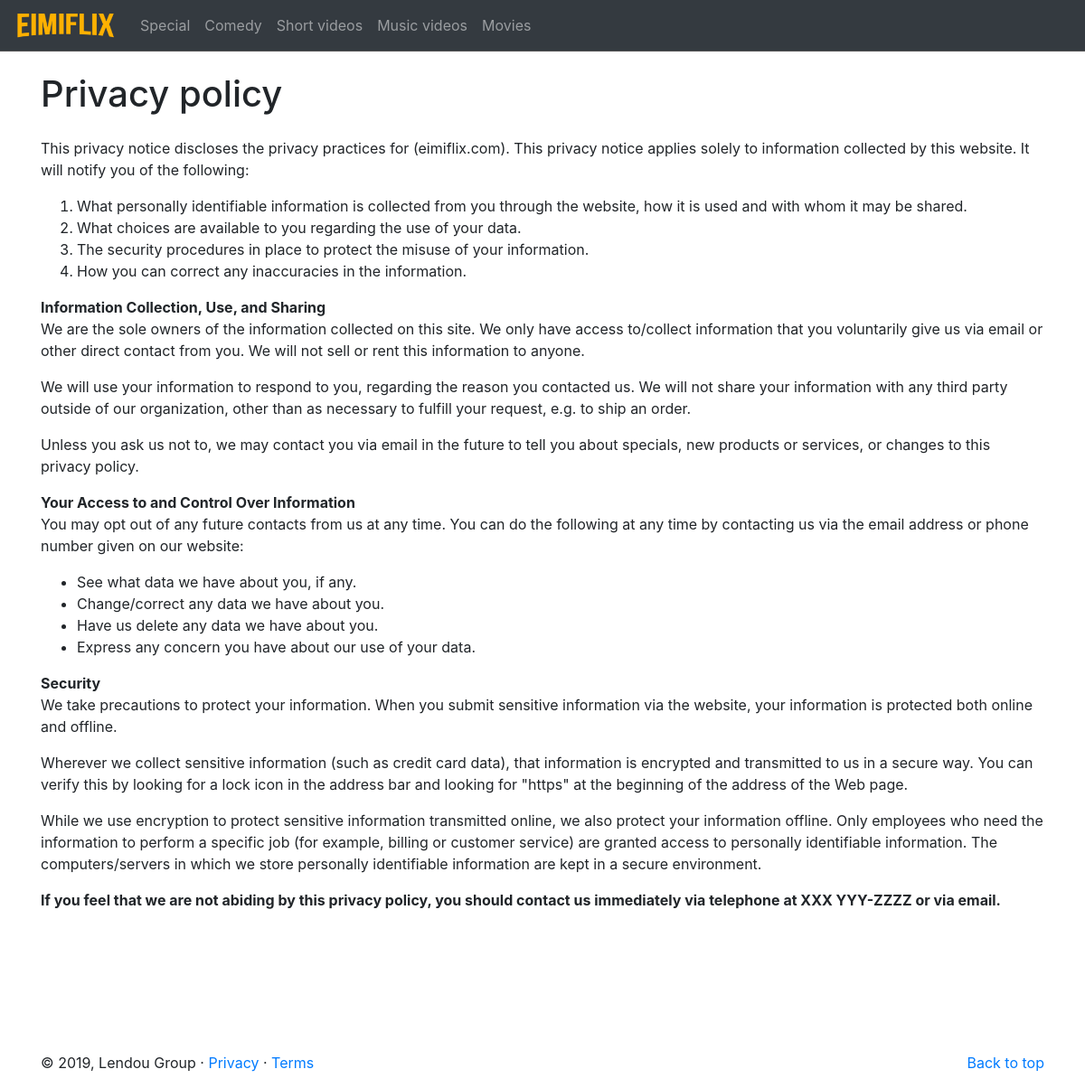
The page /home/page/privacy on the database its author committed.
### tables this page shows
CREATE TABLE `pages` (
  `id` int(11) NOT NULL,
  `title` varchar(200) NOT NULL,
  `snippet` text NOT NULL,
  `content` text NOT NULL,
  `slug` varchar(50) NOT NULL,
  `is_published` tinyint(1) NOT NULL DEFAULT '0',
  `created_on` timestamp NOT NULL DEFAULT CURRENT_TIMESTAMP,
  `last_updated` timestamp NOT NULL DEFAULT CURRENT_TIMESTAMP
);

### application/controllers/Home.php (called while the page is built, shortened)
<?php
class Home extends CI_Controller
{
	public function __construct()
	{
		$this->load->model('Object_model');
	}
	public function page($slug)
	{
		$this->load->model('Page_model');
		$page = $this->Page_model->get_slug($slug);
		$this->load->view('layouts/header', array('title' => $page->title));
		$this->load->view('page', array('page' => $page));
		$this->load->view('layouts/footer');
	}
}

### index.php (called while the page is built, shortened)
<?php
require_once BASEPATH.'core/CodeIgniter.php';

### application/models/Page_model.php (called while the page is built, shortened)
<?php
class Page_model extends CI_Model{
    public function get_slug($slug) {
        $query = $this->db->get_where('pages', array('slug' => $slug));
        if ($query->num_rows() == 1){
            $page = $query->result()[0];
            return $page;
        }
        else
            return null;
    }
}

### application/views/page.php (the view)
<div class="container mt-4">
    <h1><?=htmlentities($page->title)?></h1>
    <div class="mt-4">
        <?=$page->content?>
    </div>
</div>

### application/views/layouts/header.php (shortened to what this page needs)
<html lang="en">
<head>
    <link rel="stylesheet" href="https://stackpath.bootstrapcdn.com/bootstrap/4.3.1/css/bootstrap.min.css">
</head>
<body class="d-flex flex-column h-100">
    <header>
        <nav class="navbar navbar-expand-md navbar-dark fixed-top bg-dark" style="border-bottom: solid 1px #555;">
            <a class="navbar-brand" href="<?= site_url('home') ?>">
                <img src="<?=base_url('static/images/main-logo.png')?>" alt="EIMIFLIX" style="width: 115px;">
            </a>
            <div class="collapse navbar-collapse" id="navbarCollapse">
                <ul class="navbar-nav mr-auto">
                    <li class="nav-item">
                        <a class="nav-link" href="<?= site_url('home/category/special') ?>">Special</a>
                    </li>
                    <li class="nav-item">
                        <a class="nav-link" href="<?= site_url('home/category/comedy') ?>">Comedy</a>
                    </li>
                    <li class="nav-item">
                        <a class="nav-link" href="<?= site_url('home/category/short-videos') ?>">Short videos</a>
                    </li>
                    <li class="nav-item">
                        <a class="nav-link" href="<?= site_url('home/category/music-videos') ?>">Music videos</a>
                    </li>
                    <li class="nav-item">
                        <a class="nav-link" href="<?= site_url('home/category/movies') ?>">Movies</a>
                    </li>
                </ul>
            </div>
        </nav>
    </header>
    <main role="main" style="margin-top: 56px;">

### application/views/layouts/footer.php (shortened to what this page needs)
    </main>
    <div style="height: 100px; padding: 70px;"></div>
    <footer class="mt-auto">
        <div class="container">
            <p class="float-right"><a href="#">Back to top</a></p>
            <p>&copy; <?=date('Y')?>, Lendou Group &middot; <a href="<?=site_url('home/page/privacy')?>">Privacy</a> &middot; <a href="<?=site_url('home/page/terms')?>">Terms</a></p>
        </div>
    </footer>
</body>
</html>

### rows shown on the page
pages: title "Privacy policy", content "This privacy notice discloses the privacy practices for (eimiflix.com). This privacy notice applies solely to information collected by this website. It will notify you of the following: What personally identifiable information is collected from you through the website, how it is used and with whom it may be shared. What choices are available to you regarding the use of your data. The security procedures in place to protect the misuse of your information. How you can correct any inaccuracies in the information. Information Collection, Use, and Sharing We are the sole owners of the information collected on this site. We only have access to/collect information that you voluntarily give us via…"
